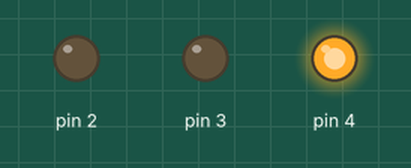
A sketch run on a simulated Arduino Uno, built with avr-gcc and run on an emulated ATmega328P. On the bench: output pins drawn as LEDs (lit = HIGH).

Above: at 1.5 s.
At 3.5 s:
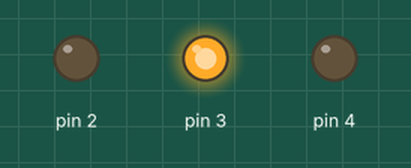
At 5.5 s:
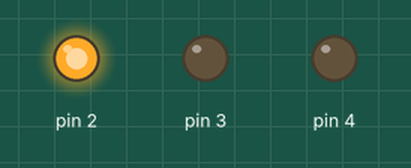
Timing chart, 0 to 9.1 s (numbered marks = the images above):
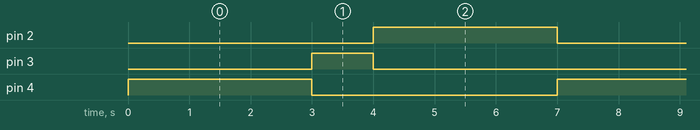

The sketch:

TrafficlightPortugal.ino
```cpp
// (licence header left out)
void setup() {
  pinMode(2, OUTPUT);
  pinMode(3, OUTPUT);
  pinMode(4, OUTPUT);
}
void loop() {
  //green
  digitalWrite(4, 254);
  delay(3000);
  digitalWrite(4, 0);
  delay(0);

  //yellow
  digitalWrite(3, 254);
  delay(1000);
  digitalWrite(3, 0);
  delay(0);

  //red
  digitalWrite(2, 254);
  delay(3000);
  digitalWrite(2, 0);
  delay(0);
}
```

Measured:
- by itself, pin 2, pin 4: alternates HIGH for 3.0 s and LOW for 4.0 s
- by itself, pin 3: alternates HIGH for 1.0 s and LOW for 6.0 s
- by itself, everything shown: repeats every 7.0 s, in 4 steps
